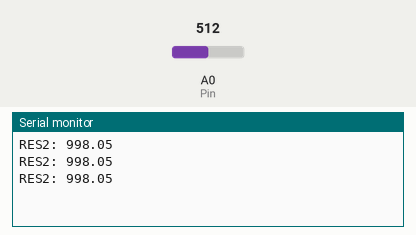
This sketch was run on a simulated Arduino Uno, built with avr-gcc and run on an emulated ATmega328P. Parts: the last lines printed to the serial monitor. The inputs (shaded band) are chosen by the test bench; at power-on: A0 (Pin) = 512.

Above: at 1.3 s.
1.4 s: A0 (Pin) set to 716
At 1.9 s:
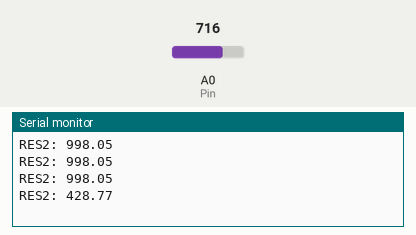
2.9 s: A0 (Pin) set to 900
At 3.4 s:
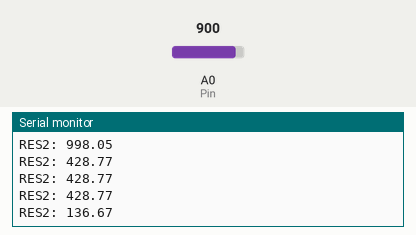
Timing chart, 0 to 5.9 s (numbered marks = the images above; inputs shaded):
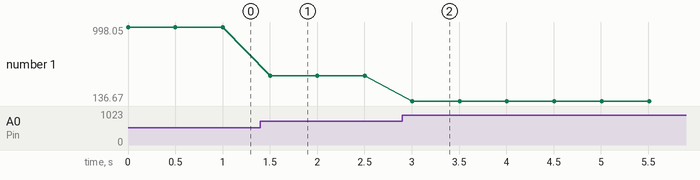

Measured:
- after the input at 1.4 s, the serial monitor: prints a new line after 0.10 s (image 1)
- after the input at 2.9 s, the serial monitor: prints a new line after 0.11 s (image 2)
- plotted number 1: 998.05 → 428.77 after the input at 1.4 s, 428.77 → 136.67 after the input at 2.9 s

The sketch:

Practica-3.4.ino
```cpp
float i = 0;//Variables
float relacion = 0;//Variables
int Pin = 0;//Variables
int DATO = 0;//Variables
int Vi = 5;//Voltaje Arduino
float Vo = 0;//Variables
float RES1 = 1000;//Resistencia
float RES2 = 0;//Variables

void setup()
{

Serial.begin(9600);//Se inicia el monitor serial

}


void loop()
{

	DATO = analogRead(Pin);
	if(DATO)
	{

	relacion = DATO * Vi;//Se operan

	Vo = (relacion)/1023.00;//Se operan

	relacion = (Vi/Vo)-1;//Se operan
	RES2 = RES1 * relacion;//Se operan
	i = Vi/(RES1 + RES2) * 1000;//Se operan


	Serial.print("RES2: ");//Se operan
	Serial.println(RES2);//Se operan

	delay(500);//Tiempo

}

}
```
